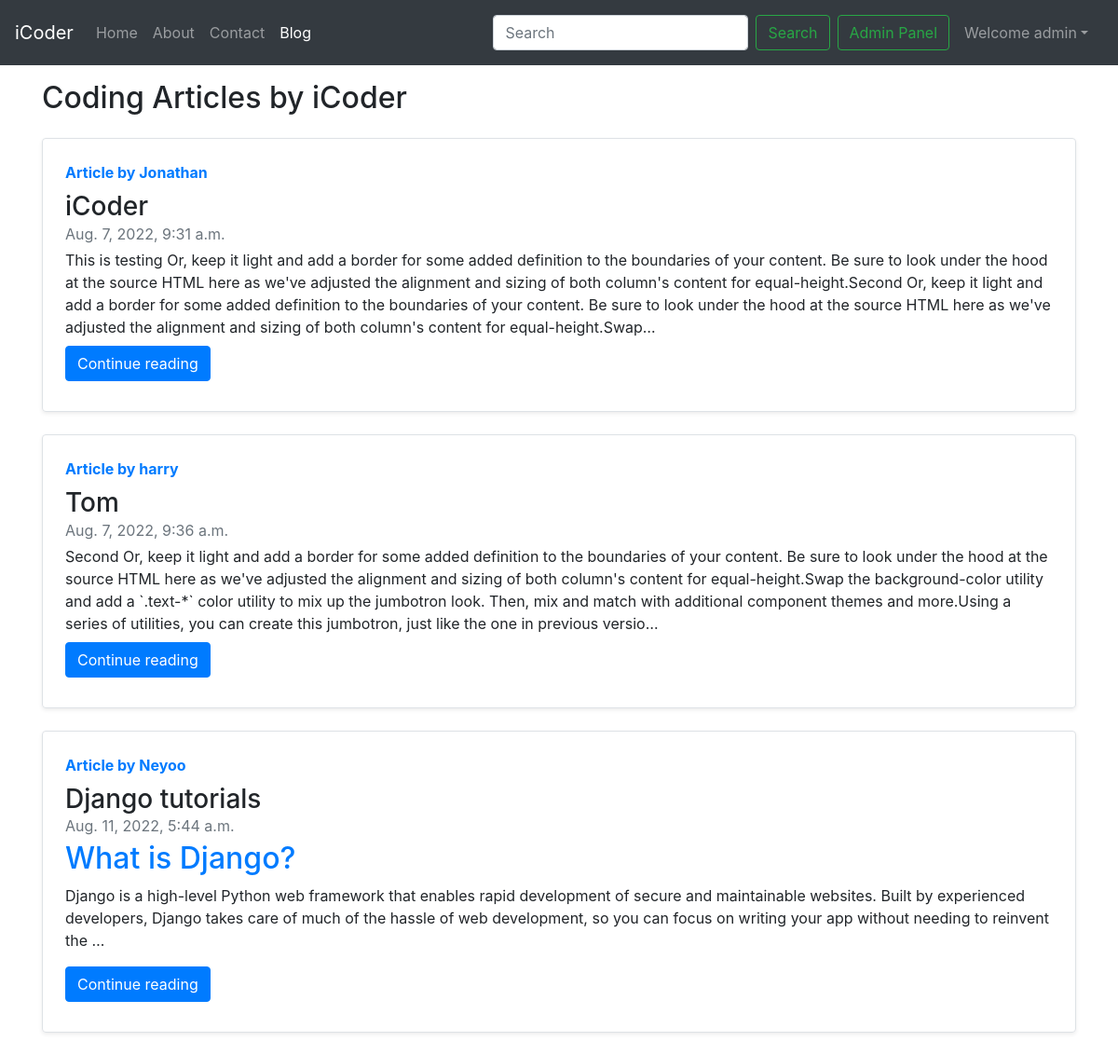
Page /blog/ (signed in) on the committed database.
### blog/models.py (models this page shows, shortened)
class Post(models.Model):
    sno = models.AutoField(primary_key=True)
    title = models.CharField(max_length=50)
    content = models.TextField()
    author = models.CharField(max_length=13)
    slug= models.CharField(max_length=130)
    timestamp = models.DateTimeField(blank=True)

### blog/views.py (the view)
# urls.py: path('',views.bloghome,name = "bloghome"),
def bloghome(request):
    allPost = Post.objects.all()
    context = {'allpost':allPost}
    return render(request,'blog/bloghome.html',context)

### templates/blog/bloghome.html (shortened to what this page needs)
{% extends 'base.html' %}
{% block blogactive %} active {% endblock blogactive %}
{% block body %}
<div class="container my-3">
    <h2>Coding Articles by iCoder</h2>
    {% for post in allpost  %}
    <div class="row no-gutters border rounded overflow-hidden flex-md-row mb-4 shadow-sm h-md-250 my-4 position-relative">
        <div class="col p-4 d-flex flex-column position-static">
            <strong class="d-inline-block mb-2 text-primary">Article  by {{post.author}}</strong>
            <h3 class="mb-0">{{post.title}}</h3>
            <div class="mb-1 text-muted">{{post.timestamp}}</div>
            <p class="card-text mb-auto">{{post.content|safe| truncatechars:500}}</p>
            <div class="my-2">
            	<a href="/blog/{{post.slug}}" role="button" class="btn btn-primary">Continue reading</a>
            </div>
        </div>
        </div>
        {% endfor %}
    </div>
 {% endblock %}

### templates/base.html (shortened to what this page needs)
<!doctype html>
<html lang="en">
<head>
  <link rel="stylesheet" href="https://cdn.jsdelivr.net/npm/bootstrap@4.6.2/dist/css/bootstrap.min.css"
>
</head>
<body>
  <div class="container-fluid px-0">
    <nav class="navbar navbar-expand-lg navbar-dark bg-dark">
      <a class="navbar-brand" href="/">iCoder</a>
      <div class="collapse navbar-collapse" id="navbarScroll">
        <ul class="navbar-nav mr-auto my-2 my-lg-0 navbar-nav-scroll" style="max-height: 100px;">
          <li class="nav-item {% block homeactive %}{% endblock homeactive %}">
            <a class="nav-link" href="{% url 'home' %}">Home <span class="sr-only">(current)</span></a>
          </li>
          <li class="nav-item {% block aboutactive %}{% endblock aboutactive %}">
            <a class="nav-link" href="{% url 'about' %}">About</a>
          </li>
          <li class="nav-item {% block contactactive %}{% endblock contactactive %}">
            <a class="nav-link" href="{% url 'contact' %}">Contact</a>
          </li>
          <li class="nav-item {% block blogactive %}{% endblock blogactive %}">
            <a class="nav-link" href="{% url 'bloghome' %}">Blog</a>
          </li>
        </ul>
        <form class="d-flex" method="get" action="/search">
          <input class="form-control mr-2" name='search' type="search" placeholder="Search" aria-label="Search">
          <button class="btn btn-outline-success" type="submit">Search</button>
        </form>
        <a href="/admin" target="_blank" class="btn btn-outline-success m-2" role="button">Admin Panel</a>
        {% if user.is_authenticated %}
        <ul class="navbar-nav mr-2">
          <li class="nav-item dropdown">
            <a class="nav-link dropdown-toggle" href='#' id="navbarDropdown" role="button" data-toggle="dropdown">
              Welcome {{request.user}}</a>
          </li>
        </ul>
      </div>
      {% endif %}
    </nav>
  </div>
  {% block body %}{% endblock body %}
</body>
</html>

### rows in the picture
Post: author "Jonathan", title "iCoder", timestamp "Aug. 7, 2022, 9:31 a.m.", content "This is testing Or, keep it light and add a border for some added definition to the boundaries of your content. Be sure to look under the hood at the source HTML here as we've adjusted the alignment and sizing of both column's content for equal-height.Second Or, keep it light and add a border for some added definition to the boundaries of your content. Be sure to look under the hood at the source HTML here as we've adjusted the alignment and sizing of both column's content for equal-height.Swap…"
Post: author "harry", title "Tom", timestamp "Aug. 7, 2022, 9:36 a.m.", content "Second Or, keep it light and add a border for some added definition to the boundaries of your content. Be sure to look under the hood at the source HTML here as we've adjusted the alignment and sizing of both column's content for equal-height.Swap the background-color utility and add a `.text-*` color utility to mix up the jumbotron look. Then, mix and match with additional component themes and more.Using a series of utilities, you can create this jumbotron, just like the one in previous versio…"
Post: author "Neyoo", title "Django tutorials", timestamp "Aug. 11, 2022, 5:44 a.m.", content "What is Django? Django is a high-level Python web framework that enables rapid development of secure and maintainable websites. Built by experienced developers, Django takes care of much of the hassle of web development, so you can focus on writing your app without needing to reinvent the …"

### other values in the picture
{{ request.user }} "admin"
